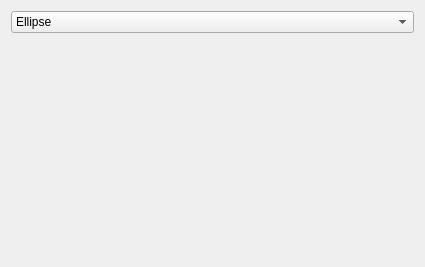
<?xml version="1.0" encoding="UTF-8"?>
<ui version="4.0">
 <class>WdgShapeOptions</class>
 <widget class="QWidget" name="WdgShapeOptions">
  <property name="geometry">
   <rect>
    <x>0</x>
    <y>0</y>
    <width>425</width>
    <height>267</height>
   </rect>
  </property>
  <property name="sizePolicy">
   <sizepolicy hsizetype="Preferred" vsizetype="Preferred">
    <horstretch>255</horstretch>
    <verstretch>255</verstretch>
   </sizepolicy>
  </property>
  <property name="minimumSize">
   <size>
    <width>425</width>
    <height>200</height>
   </size>
  </property>
  <layout class="QVBoxLayout" name="verticalLayout">
   <item>
    <widget class="QComboBox" name="shapeCBox">
     <item>
      <property name="text">
       <string>Ellipse</string>
      </property>
     </item>
     <item>
      <property name="text">
       <string>Rectangle</string>
      </property>
     </item>
     <item>
      <property name="text">
       <string>Line</string>
      </property>
     </item>
     <item>
      <property name="text">
       <string>Pixel</string>
      </property>
     </item>
     <item>
      <property name="text">
       <string>Anti-aliased pixel</string>
      </property>
     </item>
    </widget>
   </item>
   <item>
    <spacer name="verticalSpacer">
     <property name="orientation">
      <enum>Qt::Vertical</enum>
     </property>
     <property name="sizeHint" stdset="0">
      <size>
       <width>20</width>
       <height>223</height>
      </size>
     </property>
    </spacer>
   </item>
  </layout>
 </widget>
 <resources/>
 <connections/>
</ui>
